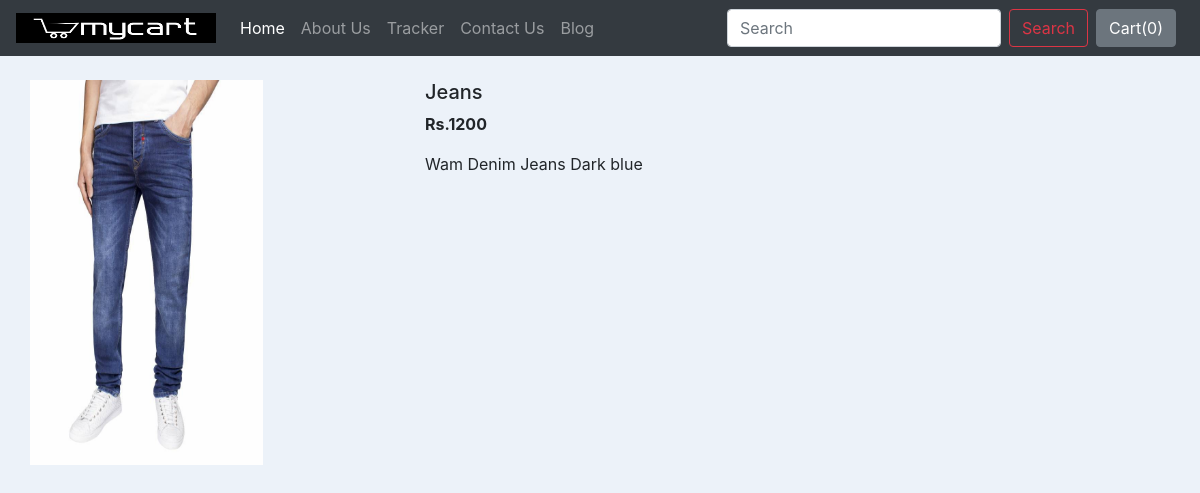
Page /shop/products/5 on the committed database.
### shop/models.py (models this page shows, shortened)
class Product(models.Model):
	Product_id = models.AutoField
	Product_name = models.CharField(max_length = 50)
	catagory = models.CharField(max_length= 50 , default="")
	subcatagory = models.CharField(max_length= 50 , default="")
	price = models.IntegerField(default=0)
	des = models.CharField(max_length = 300)
	pub_date = models.DateField()
	image = models.ImageField(upload_to="shop/images", default="")

### shop/views.py (the view)
# urls.py: path("products/<int:myid>", views.productview, name="Productview"),
def productview(request, myid):
    product = Product.objects.filter(id=myid)
    return render(request, 'shop/productview.html', {'product':product[0]})

### mycart/shop/templates/shop/productview.html (shortened to what this page needs)
{% extends 'shop/basic.html' %}
{% block body %}
<div class="container my-4">
    <div class="row">
    <div class="col-md-4">
    <div class="row">
        <a href="/shop/">
        <img src="/media/{{product.image}}" width="233px" height="385px">
        </a>
    </div>
    </div>
    <div class="col-md-8">
        <h5>{{product.Product_name}}</h5>
        <p><b>Rs.{{product.price}} </b></p>
        <p>{{product.des}}</p>
    </div>
    </div>
</div>
{% endblock %}

### rows in the picture
Product: image (picture), Product_name "Jeans", price "1200", des "Wam Denim Jeans Dark blue"
